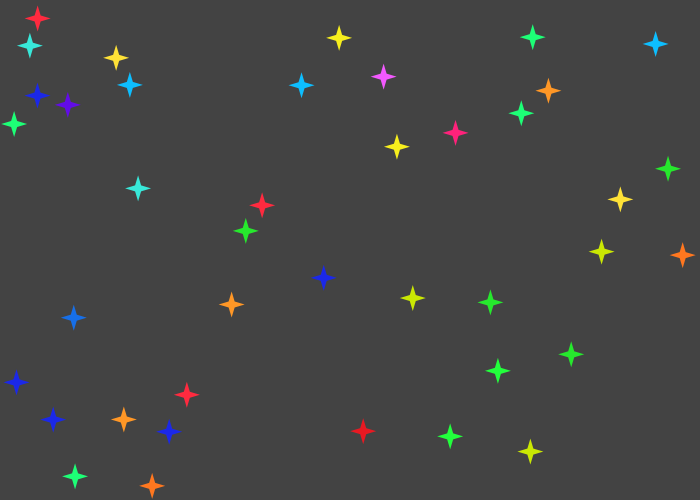
Frame 1 (no input)
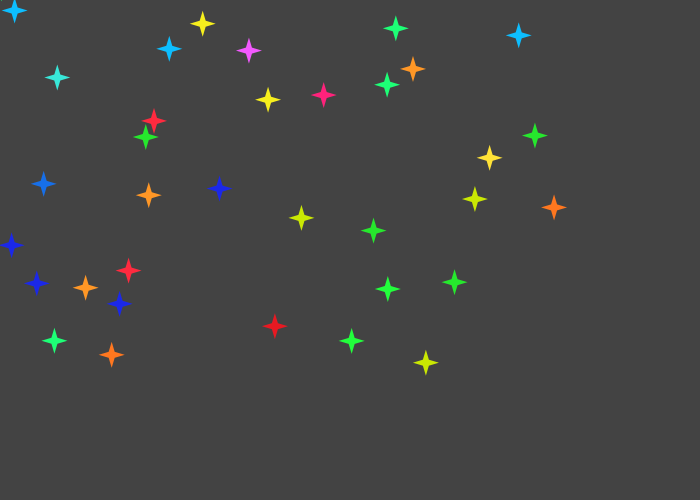
Frame 60 (the mouse pressed at the canvas centre just before this capture)
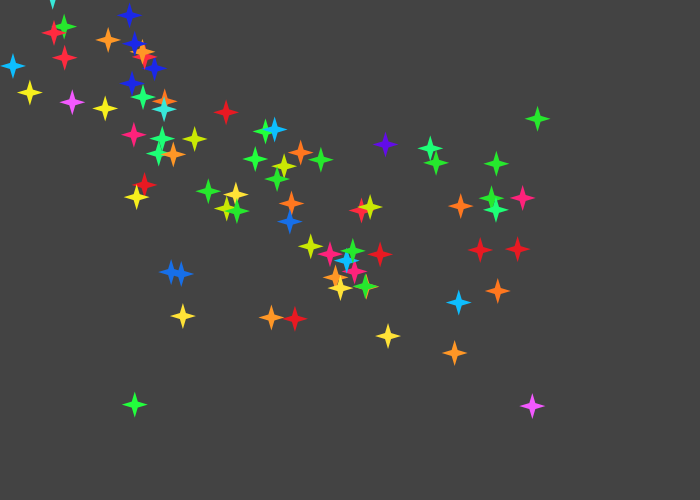
Frame 120 (the mouse held since frame 60 and released just before this capture)

The Processing sketch that drew these frames (run headless with seeded random() and noise(); from frame 60 on, the mouse is pressed at the canvas centre):

// Processing sketch: processing_175480
// ── processing_175480.pde

int numPlus = 40;
float s= 4.5;
int count = 0;
Plus p;
ArrayList <Plus> pluses;
  
void setup() {
  size(700, 500);
  noStroke(); 
  pluses = new ArrayList<Plus>();
  for (int i = 0; i < numPlus; i++) {
    p = new Plus();
    pluses.add(p);
  }
   
}

void draw() {
   
  background(#434343);
   
  for (int i = 0; i < pluses.size(); i++) {
    pluses.get(i).update();
    pluses.get(i).display();
  }
}

void mousePressed() {
  for (int i = 0; i < numPlus; i++) {
    p = new Plus();
    pluses.add(p);
  }
}  
class Plus {
  color cPlus;
  PVector location;
  PVector velocity;
  PVector acceleration;
  float speed;

  color [] cArray = {
    color(#620ce8), // purply cobalt
    color(#0dbeff), // bright sky 
    color(#22ff3c), // lime
    color(#ff771f), // orangey red
    color(#ff2a3f), // rose
    color(#1b28e8), // mild cobalt
    color(#1dff76), // bluey green
    color(#ffe237), // butter yellow
    color(#38e8d9), // bright aqua
    color(#f359ff), // wisteria
    color(#26e82d), // bright leaf green
    color(#cae803), // yellow green
    color(#ff9726), // bright orange
    color(#176fe8), // cornflower
    color(#f7ef1d), // bright yellow
    color(#e81922), // coraly red
    color(#ff227b) // bright pink
  };
  
  Plus() {
    location = new PVector(random(0, width), random(0,height));
    velocity = new PVector(0,0);
    speed = s;

    int rnum  = (int)random(cArray.length);
    cPlus = cArray[rnum];
  }
  
  void update() {
    PVector mouse = new PVector(mouseX, mouseY);
    PVector direction = PVector.sub(mouse, location);
    direction.normalize();
    direction.mult(.075);
    acceleration = direction;
    
    velocity.add(acceleration);
    velocity.limit(speed);
    location.add(velocity);
  }
  
  void display() {
    fill(cPlus);
    beginShape();
      vertex(location.x, location.y);
      vertex(location.x+3, location.y-10);
      vertex(location.x+6, location.y);
      vertex(location.x+16, location.y+3);
      vertex(location.x+6, location.y+6);
      vertex(location.x+3, location.y+16);
      vertex(location.x, location.y+6);
      vertex(location.x-10, location.y+3);
    endShape(CLOSE);
  }  
  
}
